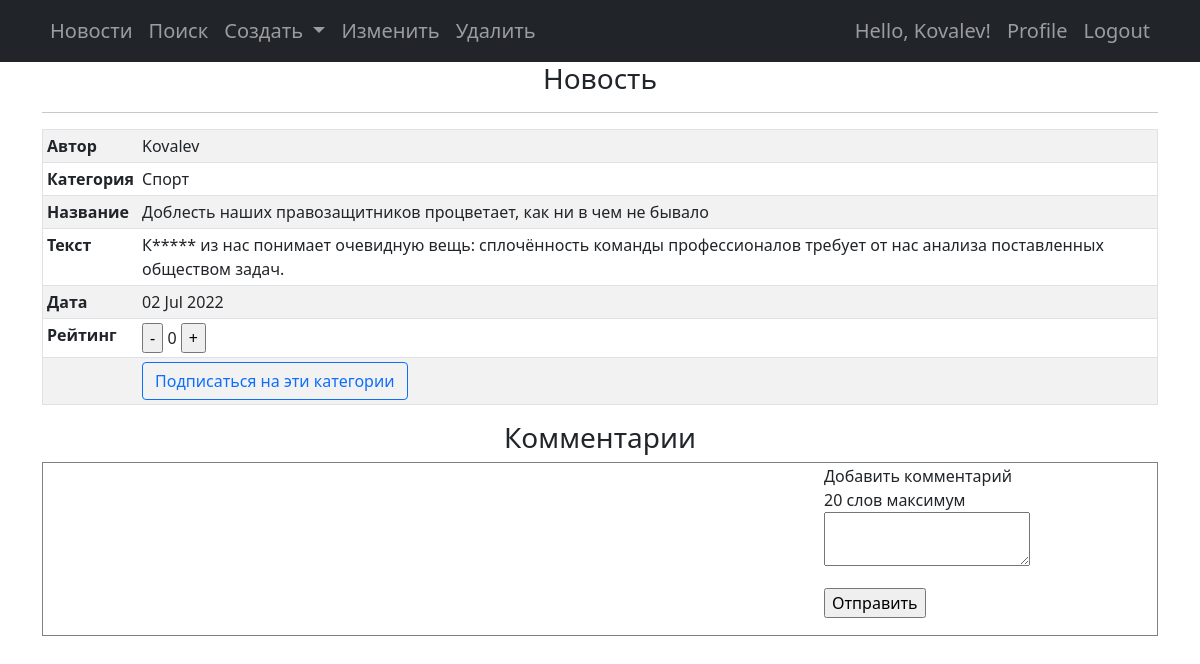
Before: /83/view/ (signed in) with the older database file.
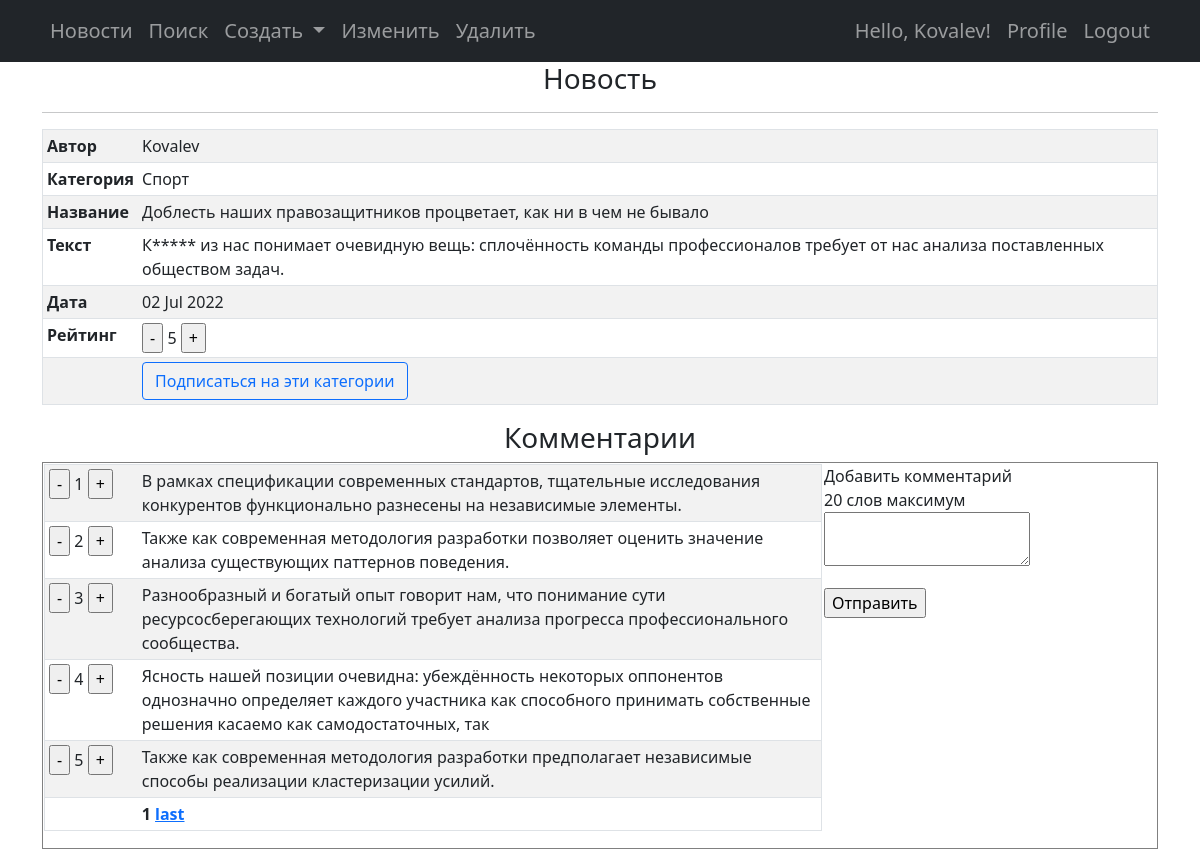
After: the same page with the newer database file.
### news/models.py (models this page shows, shortened)
class Post(models.Model):
    author = models.ForeignKey(Author, on_delete=models.CASCADE, null=False)
    isNews = models.BooleanField(default=True)
    time_in = models.DateTimeField(auto_now_add=True)
    category = models.ManyToManyField(Category, through='PostCategory', null=False)
    title = models.CharField(max_length=255, null=False)
    text = models.TextField(null=False)
    rating = models.IntegerField(default=0)

class Author(models.Model):
    user = models.OneToOneField(User, on_delete=models.CASCADE)
    rating = models.IntegerField(default=0)

class Category(models.Model):
    name = models.CharField(max_length=255, unique=True)

class Comment(models.Model):
    post = models.ForeignKey(Post, on_delete=models.CASCADE, null=False)
    user = models.ForeignKey(User, on_delete=models.CASCADE, null=False)
    text = models.TextField(null=False)
    date_in = models.DateTimeField(auto_now_add=True)
    rating = models.IntegerField(default=0)

### news/views.py (the view)
# urls.py: path('<int:pk>/view/', PostDetailView.as_view(mode='view')),
class PostDetailView(PermissionRequiredMixin, DetailView):
    permission_required = ('news.view_post',)
    mode = 'view'
    model = Post
    context_object_name = 'post'
    template_name = 'news/post_detail.html'
    queryset = Post.objects.all()
    def get_object(self, *args, **kwargs):
        obj = cache.get(f'post-{self.kwargs["pk"]}', None)
        if not obj:
            obj = super().get_object(queryset=self.queryset)
            logger.debug(f'post get from db: {self.kwargs["pk"]}')
            cache.set(f'post-{self.kwargs["pk"]}', obj)
            logger.debug(f'post set to cache: {self.kwargs["pk"]}')
        else:
            logger.debug(f'post get from cache: {self.kwargs["pk"]}')
        return obj
    if mode == 'view':
        def post(self, request, *args, **kwargs):
            post_id = self.request.path.split('/')[-3]
            post = Post.objects.get(id=post_id)
            if 'comment' in self.request.POST:
                text = self.request.POST['comment']
                text = ' '.join(text.split()[:20])
                if text:
                    user = self.request.user
                    comment = Comment.objects.create(post=post, user=user, text=text)
                    comment.save()
            if '+' in self.request.POST.dict().values():
                index = list(self.request.POST.dict().values()).index('+')
                key = list(self.request.POST.dict().keys())[index]
                if key == 'like':
                    post.like()
                else:
                    com = Comment.objects.get(id=key)
                    com.like()
            if '-' in self.request.POST.dict().values():
                index = list(self.request.POST.dict().values()).index('-')
                key = list(self.request.POST.dict().keys())[index]
                if key == 'dislike':
                    post.dislike()
                else:
                    com = Comment.objects.get(id=key)
                    com.dislike()
            if 'subscribe' in self.request.POST:
                if not Subscriber.objects.filter(user=self.request.user).exists():
                    subs = Subscriber.objects.create(user=self.request.user)
                    subs.save()
                subscriber = Subscriber.objects.get(user=self.request.user)
                pc_list = PostCategory.objects.filter(post=post)
                for pc in pc_list:
                    if not SubscriberCategory.objects.filter(subscriber=subscriber, category=pc.category).exists():
                        sc = SubscriberCategory.objects.create(subscriber=subscriber, category=pc.category)
                        sc.save()
            return redirect(self.request.path, {'context': 'ok'})
        def get_context_data(self, **kwargs):
            context = super().get_context_data(**kwargs)
            post_id = int(self.request.path.split('/')[-3])
            context['cats'] = get_category_list(post_id)
            context['post_mode'] = self.mode
            post = Post.objects.get(id=post_id)
            coms_paginator = Paginator(Comment.objects.filter(post=post).order_by('-id'), 5)
            coms_page = self.request.GET.get('coms_page') if 'coms_page' in self.request.GET else cache.get('coms_page', 1)
            cache.set('coms_page', coms_page)
            coms_list = coms_paginator.get_page(coms_page)
            context['coms_list'] = coms_list
            return context

### news/templatetags/custom_filters.py (called while the page is built)
@register.filter()
def censor_filter(value):
    text_list = value.split()
    for index, word in enumerate(text_list):
        if len(word) > 1 and word.isalpha() and word == word.capitalize():
            text_list[index] = word[0] + ('*' * (len(word) - 1))
    return ' '.join(text_list)

### news/utils.py (called while the page is built)
def get_category_list(post_id):
    pc_list = PostCategory.objects.filter(post=Post.objects.get(id=post_id))
    return ', '.join(list(map(lambda pc: pc.category.name, pc_list)))

### templates/news/post_detail.html (shortened to what this page needs)
{% extends 'flatpages/default.html' %}
{% load custom_filters %}
{% block navbar_right %}
    <li class="nav_item">
        <a class="nav-link"
                {% if post.isNews %} href="/news/{{ post.id }}/edit/"
                {% else %} href="/article/{{ post.id }}/edit/"
                {% endif %}
        >Изменить</a>
    </li>
    <li class="nav_item">
        <a class="nav-link {% if post_mode == 'delete' %}active{% endif %}"
                {% if post.isNews %} href="/news/{{ post.id }}/delete/"
                {% else %} href="/article/{{ post.id }}/delete/"
                {% endif %}
        >Удалить</a>
    </li>
{% endblock navbar_right %}
{% block content_title %}
    {% if post.isNews %} <h3>Новость</h3>
    {% else %} <h3>Статья</h3>
    {% endif %}
    <hr>
{% endblock content_title %}
{% block content %}
    <form action="" method="post">
        <table border="1" cellpadding="10" rules="all" class="table table-striped table-sm">
            <tr><th>Автор</th>    <td>{{ post.author.user.username }}</td></tr>
            <tr><th>Категория</th><td>{{ cats }}</td></tr>
            <tr><th>Название</th> <td>{{ post.title }}</td>               </tr>
            <tr><th>Текст</th>    <td>{{ post.text|censor_filter }}</td>  </tr>
            <tr><th>Дата</th>     <td>{{ post.time_in|date:'d M Y' }}</td></tr>
            <tr><th>Рейтинг</th>  <td><input type="submit" name="dislike" value="-" />
                {{ post.rating }}
                <input type="submit" name="like" value="+" />
            </td>
            </tr>
            <tr><th></th><td>
                {% if post_mode == 'view' %}
                    <input class="btn btn-outline-primary btn-xs"
                           type="submit"
                           name="subscribe"
                           value="Подписаться на эти категории"/>
                {% endif %}
            </td></tr>
        </table>
    </form>
    {% if post_mode == 'view' %}
        <h3>Комментарии</h3>
        <form action="" method="post">
            <table border="1" width="100%">
                <tr>
                    <td valign="top" width="70%">
                        {% if coms_list %}
                            <table border="1" cellpadding="10" rules="all" class="table table-striped table-sm">
                                {% for com in coms_list %}
                                    <tr>
                                        <td width="12%">
                                            <input type="submit" name="{{ com.id }}" value="-" />
                                            {{ com.rating }}
                                            <input type="submit" name="{{ com.id }}" value="+" />
                                        </td>
                                        <td>
                                            {{ com.text }}<br>
                                        </td>
                                    </tr>
                                {% endfor %}
                                <tr><td></td><th>
                                    {% include "news/paginator.html" with obj_list=coms_list page='coms_page' %}
                                </th></tr>
                            </table>
                        {% endif %}
                    </td>
                    <td valign="top">
                        <p>Добавить комментарий<br>20 слов максимум<br>
                            <label><textarea name="comment"></textarea></label>
                        </p>
                        <p><input type="submit" value="Отправить"></p>
                    </td>
                </tr>
            </table>
        </form>
    {% endif %}
{% endblock content %}

### templates/flatpages/default.html (shortened to what this page needs)
{% load custom_tags %}
<!DOCTYPE html>
<html lang="en">
    <head>
        {% load static %}
        <link href="{% static 'css/styles.css' %}" rel="stylesheet" />
    </head>
    <body>
        <nav class="navbar navbar-expand-lg navbar-dark bg-dark">
            <div class="container" align="center">
                {% block navbar_left %}
                    <ul class="navbar-nav ms-auto mb-2 mb-lg-0">
                        <li class="nav_item">
                            <a class="nav-link {% if section == 'news' %}active{% endif %}" href="/news/">
                                Новости
                            </a>
                        </li>
                        <li class="nav_item">
                            <a class="nav-link {% if section == 'search' %}active{% endif %}" href="/news/search/">
                                Поиск
                            </a>
                        </li>
                        <li class="nav-item dropdown">
                            <a class="nav-link dropdown-toggle {% if section == 'create' %}active{% endif %}"
                                id="navbarDropdown"
                                href="#"
                                role="button"
                                data-bs-toggle="dropdown"
                                aria-expanded="false">
                                    Создать
                            </a>
                        </li>
                        {% block navbar_right %}
                        {% endblock navbar_right %}
                    </ul>
                {% endblock navbar_left %}
                <div class="collapse navbar-collapse" id="navbarSupportedContent">
                    <ul class="navbar-nav ms-auto mb-2 mb-lg-0">
                        {% if request.user.is_authenticated %}
                            <li class="nav_item">
                                <a class="nav-link">
                                    Hello, {{ request.user.username }}!
                                </a>
                            </li>
                            <li class="nav_item">
                                <a class="nav-link {% if section == 'profile' %}active{% endif %}" href="{% url "profile_url" %}">
                                    Profile
                                </a>
                            </li>
                            <li class="nav_item">
                                <a class="nav-link" href="{% url "logout_url" %}">
                                    Logout
                                </a>
                            </li>
                        {% else %}
                            <li class="nav_item">
                                <a class="nav-link {% if request.path != '/logout/' %}active{% endif %}" href="{% url "login_url" %}">
                                    Log-in
                                </a>
                            </li>
                        {% endif %}
                    </ul>
                </div>
            </div>
        </nav>
        <div class="container" align="center">
            <div align="center">
                {% block content_title %}
                {% endblock content_title %}
            </div>
            {% block content %}{% endblock content %}
        </div>
    </body>
</html>

### templates/news/paginator.html (shortened to what this page needs)
{% if obj_list.has_other_pages %}
    {{ obj_list.number }}
    {% if obj_list.has_next %}
        <a href="?{{ page }}={{ obj_list.next_page_number }}">
            {% if obj_list.next_page_number == obj_list.paginator.num_pages %}
                last
            {% else %}
                {{ obj_list.next_page_number }}
            {% endif %}
        </a>
    {% endif %}
{% endif %}

Changed rows visible on the page:
changed Post "Доблесть наших правозащитников процветает, как ни в чем не бывало": rating "0" → "5"
added Comment: rating "1", text "В рамках спецификации современных стандартов, тщательные исследования конкурентов функционально разнесены на независимые элементы."
added Comment: rating "2", text "Также как современная методология разработки позволяет оценить значение анализа существующих паттернов поведения."
added Comment: rating "3", text "Разнообразный и богатый опыт говорит нам, что понимание сути ресурсосберегающих технологий требует анализа прогресса профессионального сообщества."
added Comment: rating "4", text "Ясность нашей позиции очевидна: убеждённость некоторых оппонентов однозначно определяет каждого участника как способного принимать собственные решения касаемо как самодостаточных, так"
added Comment: rating "5", text "Также как современная методология разработки предполагает независимые способы реализации кластеризации усилий."
Other visible differences:
{{ obj_list.number }}: (not shown) → "1"
text now shown: "last"
